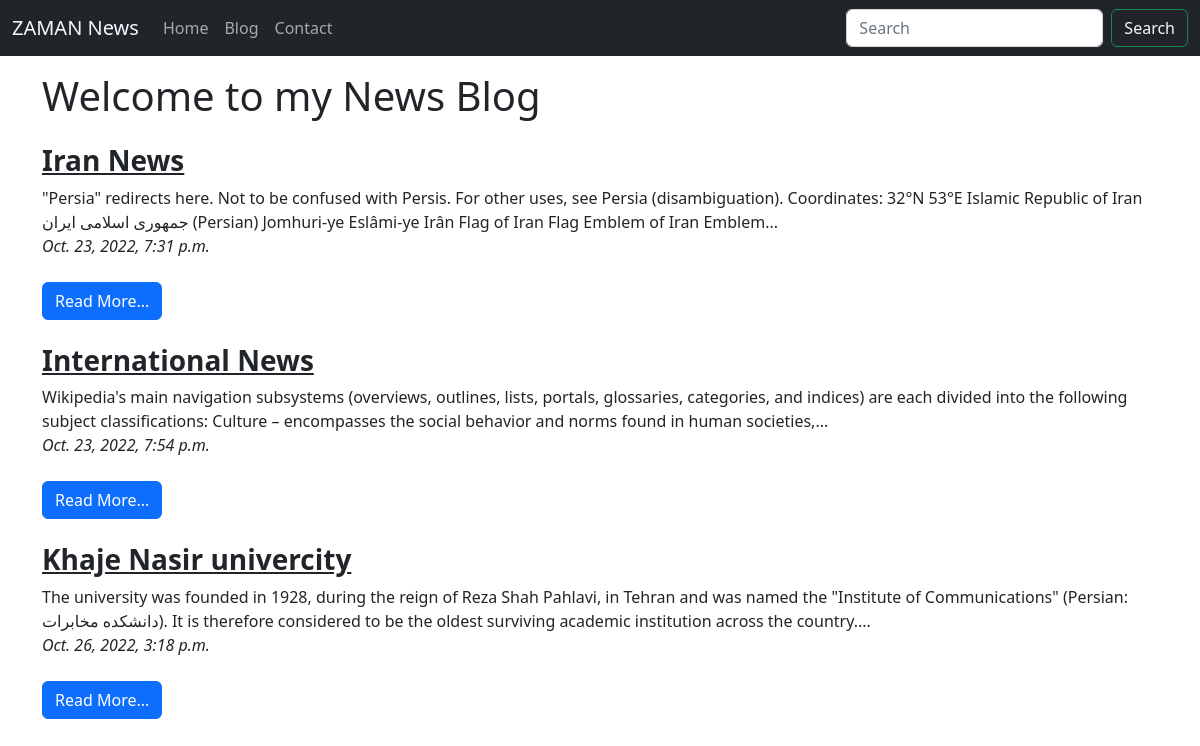
Page /blog on the committed database.
### blog/models.py (models this page shows, shortened)
class Blog(models.Model):
    sno = models.AutoField(primary_key=True)
    title = models.CharField(max_length=200)
    content = models.TextField()
    slug = models.CharField(max_length=100)
    time = models.DateTimeField(auto_now_add=True)

### blog/views.py (the view)
# urls.py: path('', include('blog.urls')),
def blog(request):
    blogs = Blog.objects.all()
    context = {"blogs": blogs}
    return render(request, 'bloghome.html', context)

### templates/bloghome.html
{% extends 'base.html' %}
{% block body %}
    <div class="container">
    <h1 class="my-3">Welcome to my News Blog</h1>
    {% for blog in blogs %}
        <div class="media">
            <div class="my-4">
                <h3 class="mt-0"><a href="/blogpost/{{ blog.slug }}" class="text-dark"><b>{{ blog.title }}</b></a> </h3>
                <div>
                    {{ blog.content|slice:255 }}...
                    <p> <i> {{ blog.time }} </i> </p>
                </div>
            </div>
            <a href="/blogpost/{{ blog.slug }}" class="text-dark"><button type="button" class="btn btn-primary">Read More...</button></a>
        </div>
    {% endfor %}
    </div>
{% endblock body %}

### templates/base.html (shortened to what this page needs)
<!doctype html>
<html lang="en">
  <head>
    <link href="https://cdn.jsdelivr.net/npm/bootstrap@5.2.2/dist/css/bootstrap.min.css" rel="stylesheet">
  </head>
  <body>
  <nav class="navbar navbar-expand-lg bg-dark">
  <div class="container-fluid">
    <a class="navbar-brand" href="/" style="color: aliceblue">ZAMAN News</a>
    <div class="collapse navbar-collapse" id="navbarSupportedContent">
      <ul class="navbar-nav me-auto mb-2 mb-lg-0">
        <li class="nav-item">
          <a class="nav-link active" aria-current="page" href="/" style="color: darkgray">Home</a>
        </li>
        <li class="nav-item">
          <a class="nav-link" href="blog" style="color: darkgray">Blog</a>
        </li>
        <li class="nav-item">
          <a class="nav-link" href="contact" style="color: darkgray">Contact</a>
        </li>
      </ul>
      <form action="search" method="get" class="d-flex" role="search">
        <input class="form-control me-2" type="search" placeholder="Search" aria-label="Search">
        <button class="btn btn-outline-success" type="submit" style="color: aliceblue">Search</button>
      </form>
    </div>
  </div>
</nav>
    {% block body %}
    {% endblock %}
  </body>
</html>

### rows in the picture
Blog: title "Iran News", content "\"Persia\" redirects here. Not to be confused with Persis. For other uses, see Persia (disambiguation). Coordinates: 32°N 53°E Islamic Republic of Iran جمهوری اسلامی ایران (Persian) Jomhuri-ye Eslâmi-ye Irân Flag of Iran Flag Emblem of Iran Emblem", time "Oct. 23, 2022, 7:31 p.m."
Blog: title "International News", content "Wikipedia's main navigation subsystems (overviews, outlines, lists, portals, glossaries, categories, and indices) are each divided into the following subject classifications: Culture – encompasses the social behavior and norms found in human societies,", time "Oct. 23, 2022, 7:54 p.m."
Blog: title "Khaje Nasir univercity", content "The university was founded in 1928, during the reign of Reza Shah Pahlavi, in Tehran and was named the \"Institute of Communications\" (Persian: دانشکده مخابرات). It is therefore considered to be the oldest surviving academic institution across the country.", time "Oct. 26, 2022, 3:18 p.m."
